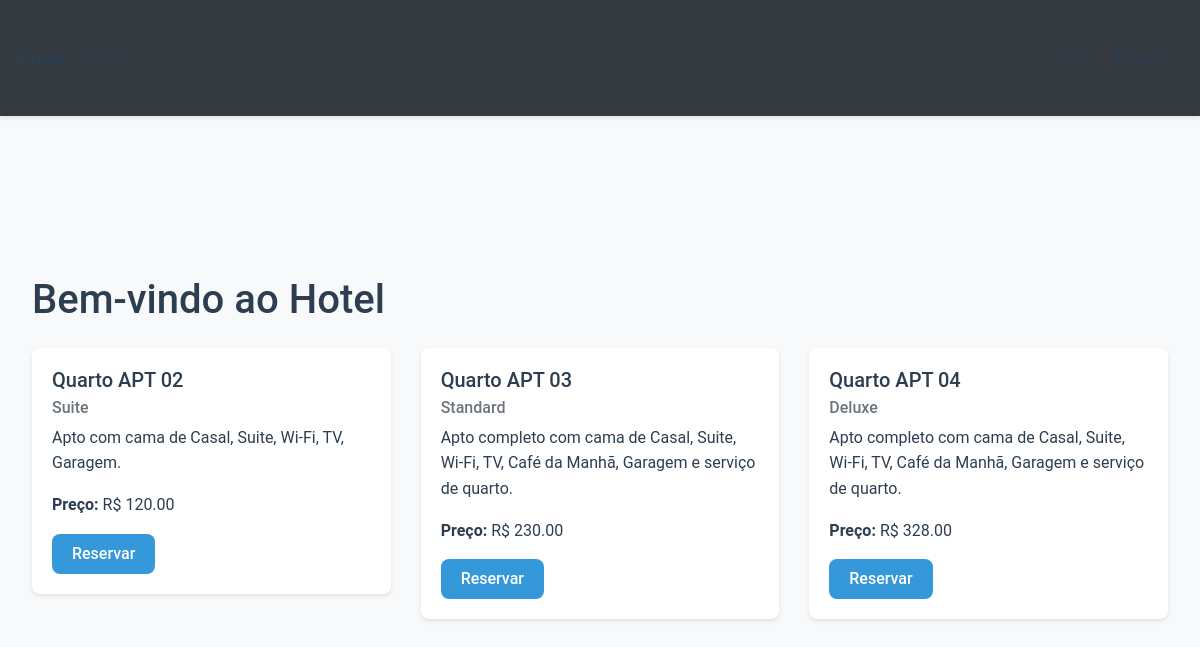
The page / on the database its author committed.
### app.py (models this page shows)
class Room(db.Model):
    id = db.Column(db.Integer, primary_key=True)
    number = db.Column(db.String(10), unique=True, nullable=False)
    type = db.Column(db.String(50), nullable=False)
    price = db.Column(db.Float, nullable=False)
    description = db.Column(db.Text)
    status = db.Column(db.String(20), default='available')
    reservations = db.relationship('Reservation', backref='room', lazy=True)
    images = db.relationship('RoomImage', backref='room', lazy=True, cascade='all, delete-orphan')

### app.py (the view)
@app.route('/')
def index():
    rooms = Room.query.filter_by(status='available').all()
    return render_template('index.html', rooms=rooms)

### templates/index.html (shortened to what this page needs)
{% extends "base.html" %}
{% block content %}
<div class="container mt-4">
    <h1 class="mb-4">Bem-vindo ao Hotel</h1>
    <div class="row">
        {% for room in rooms %}
        <div class="col-md-4 mb-4">
            <div class="card">
                <div class="card-body">
                    <h5 class="card-title">Quarto {{ room.number }}</h5>
                    <h6 class="card-subtitle mb-2 text-muted">{{ room.type }}</h6>
                    <p class="card-text">{{ room.description }}</p>
                    <p class="card-text"><strong>Preço:</strong> R$ {{ "%.2f"|format(room.price) }}</p>
                    <a href="{{ url_for('make_reservation', room_id=room.id) }}" class="btn btn-primary">
                        Reservar
                    </a>
                </div>
            </div>
        </div>
        {% endfor %}
    </div>
</div>
{% endblock %}

### templates/base.html (shortened to what this page needs)
<!DOCTYPE html>
<html lang="pt-BR">
<head>
    <link rel="stylesheet" href="https://stackpath.bootstrapcdn.com/bootstrap/4.5.2/css/bootstrap.min.css">
    <link rel="stylesheet" href="https://cdnjs.cloudflare.com/ajax/libs/font-awesome/5.15.4/css/all.min.css">
    <link rel="stylesheet" href="{{ url_for('static', filename='css/style.css') }}">
</head>
<body>
    <nav class="navbar navbar-expand-lg navbar-dark bg-dark">
        <div class="container">
            <a class="navbar-brand" href="{{ url_for('index') }}">
            </a>
            <div class="collapse navbar-collapse" id="navbarNav">
                <ul class="navbar-nav mr-auto">
                    <li class="nav-item">
                        <a class="nav-link" href="{{ url_for('index') }}">
                        </a>
                    </li>
                </ul>
                <ul class="navbar-nav">
                    {% if current_user.is_authenticated %}
                        <li class="nav-item">
                            <span class="nav-link">
                                <i class="bi bi-person"></i> Olá, {{ current_user.name }}
                            </span>
                        </li>
                        <li class="nav-item">
                            <a class="nav-link" href="{{ url_for('logout') }}">
                                <i class="bi bi-box-arrow-right"></i> Sair
                            </a>
                        </li>
                    {% else %}
                        <li class="nav-item">
                            <a class="nav-link" href="{{ url_for('login') }}">
                            </a>
                        </li>
                        <li class="nav-item">
                            <a class="nav-link" href="{{ url_for('register') }}">
                            </a>
                        </li>
                    {% endif %}
                </ul>
            </div>
        </div>
    </nav>
    <div class="container mt-3">
    </div>
    <main class="container mt-4">
        {% block content %}{% endblock %}
    </main>
</body>
</html>

### static/css/style.css (style rules this page uses)
:root { --primary-color: #2c3e50; --secondary-color: #3498db; --accent-color: #e74c3c; --success-color: #2ecc71; --warning-color: #f1c40f; --background-color: #f8f9fa; --card-background: #ffffff; --text-primary: #2c3e50; --text-secondary: #6c757d; --text-light: #ffffff; --border-radius: 8px; --transition-speed: 0.3s; --box-shadow: 0 2px 4px rgba(0,0,0,0.1); }
* { margin: 0; padding: 0; box-sizing: border-box; }
body { font-family: 'Roboto', sans-serif; line-height: 1.6; color: var(--text-primary); background-color: var(--background-color); }
.container { padding: 1.5rem 1rem; max-width: 1200px; margin: 0 auto; }
.navbar { background-color: var(--card-background); box-shadow: var(--box-shadow); padding: 0.8rem 0; position: sticky; top: 0; z-index: 1000; }
.navbar-brand { font-weight: 500; color: var(--primary-color) !important; font-size: 1.25rem; transition: color var(--transition-speed); }
.nav-link { color: var(--text-primary) !important; font-weight: 400; padding: 0.5rem 1rem; transition: all var(--transition-speed); border-radius: var(--border-radius); }
.card { background-color: var(--card-background); border: none; border-radius: var(--border-radius); box-shadow: var(--box-shadow); transition: transform var(--transition-speed); margin-bottom: 1.5rem; overflow: hidden; }
.card-body { padding: 1.25rem; }
.btn { border-radius: var(--border-radius); padding: 0.5rem 1.25rem; font-weight: 500; transition: all var(--transition-speed); border: none; }
.btn-primary { background-color: var(--secondary-color); }
.text-muted { color: var(--text-secondary) !important; }

### rows shown on the page
Room: number "APT 02", type "Suite", description "Apto com cama de Casal, Suite, Wi-Fi, TV, Garagem.", price "120.00"
Room: number "APT 03", type "Standard", description "Apto completo com cama de Casal, Suite, Wi-Fi, TV, Café da Manhã, Garagem e serviço de quarto.", price "230.00"
Room: number "APT 04", type "Deluxe", description "Apto completo com cama de Casal, Suite, Wi-Fi, TV, Café da Manhã, Garagem e serviço de quarto.", price "328.00"
